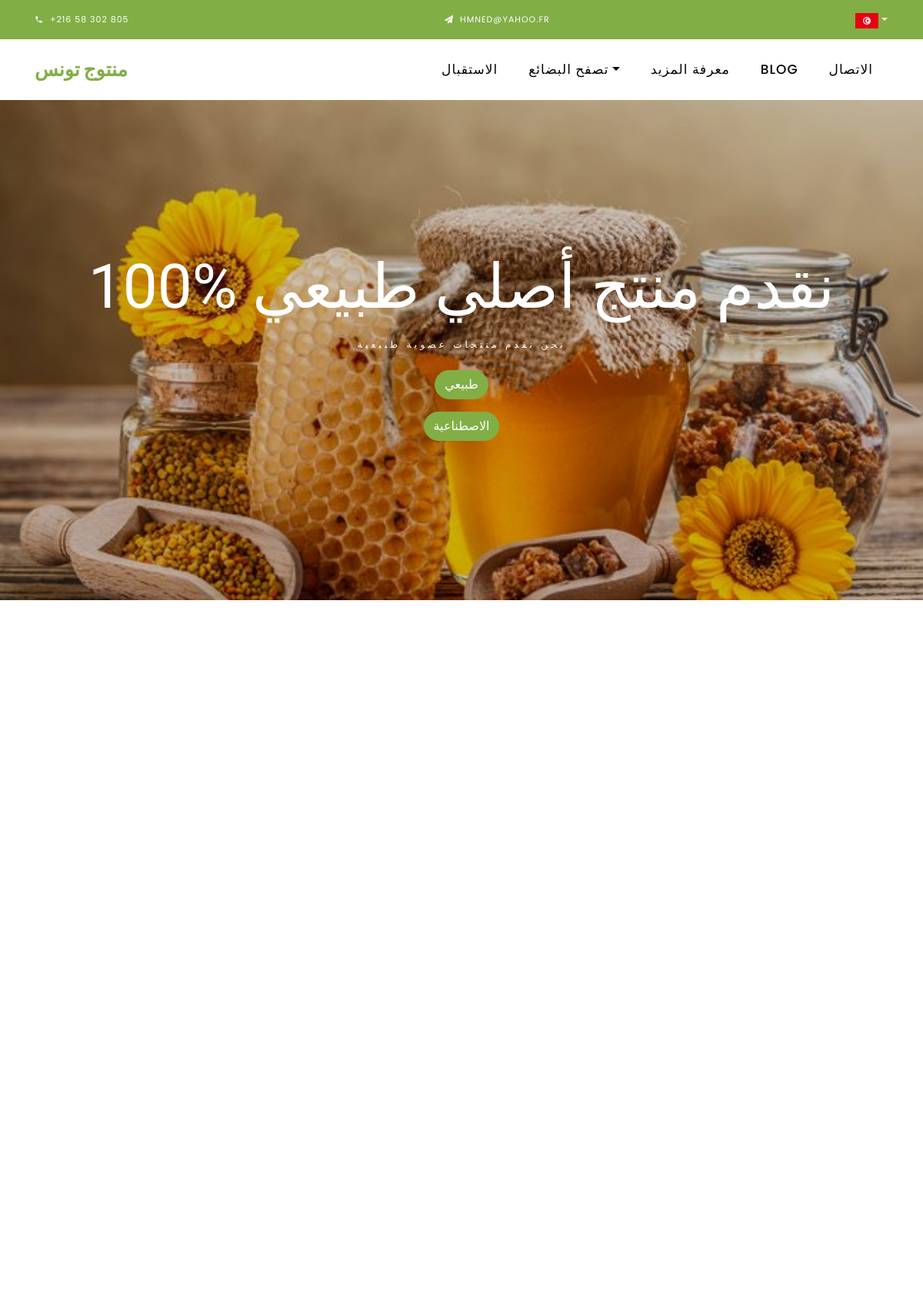
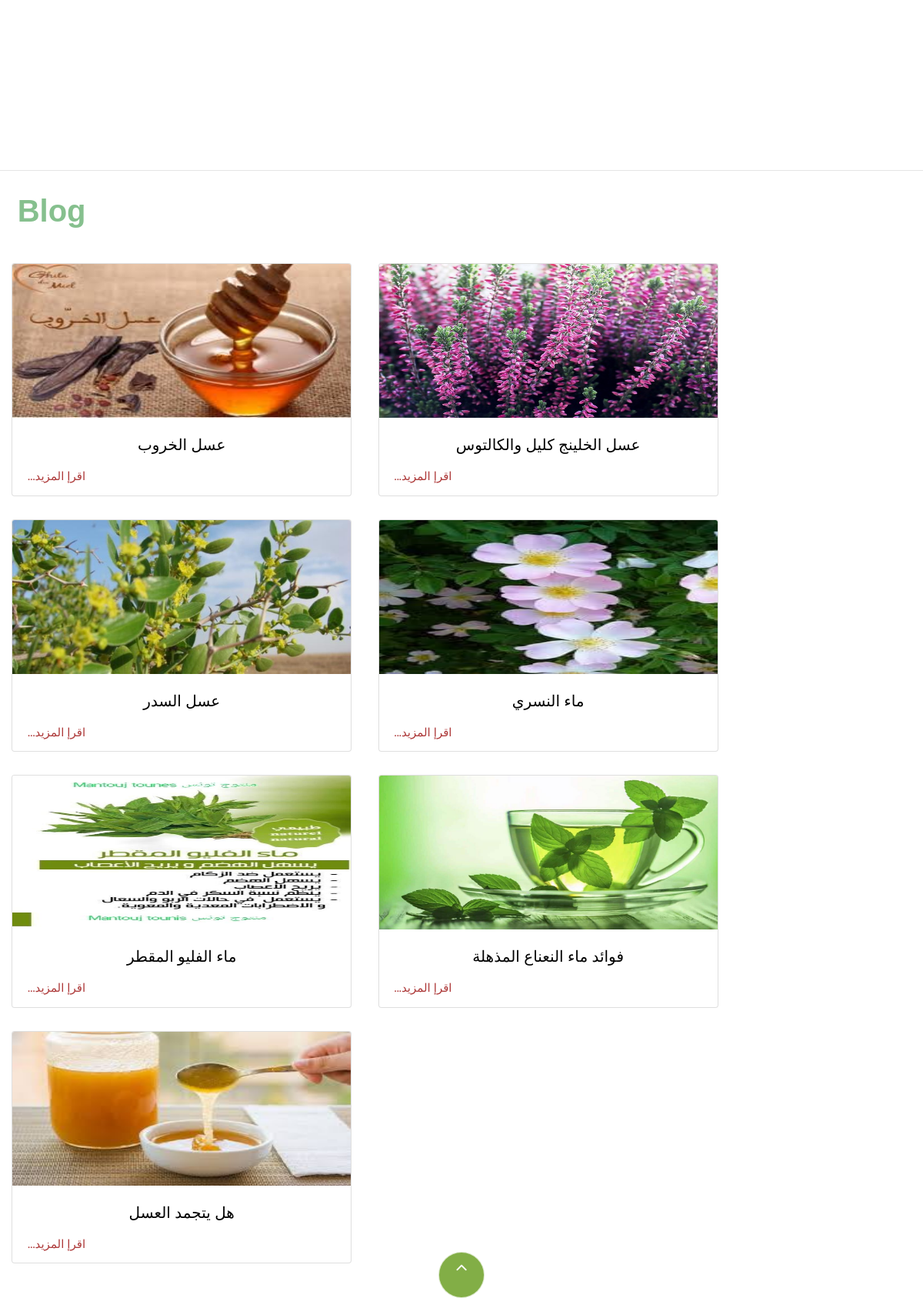
/ar/ (upper part), run on the app's committed database (2 pictures, top to bottom).
### ar/models.py (models this page shows, shortened)
class HomeSliders(models.Model):
    image = models.ImageField(upload_to='pics')

class Blog(models.Model):
    image = models.ImageField(upload_to='pics')
    Title = models.CharField(max_length=5000)
    body = models.TextField(max_length=10020)
    Imgwidth = models.IntegerField()
    Imgheight = models.IntegerField()

### ar/views.py (the view)
# urls.py: path('', views.index, name='index'),
def index(request):
    blog = Blog.objects.all()
    sliders = HomeSliders.objects.all()
    products = HomeProducts.objects.all()[0]
    return render(request, 'arab/indexar.html', context={'sliders': sliders, 'products': products, 'blog': blog})

### template/arab/indexar.html (shortened to what this page needs)
{% load static %}
<!DOCTYPE html>
<html lang="en">
<head>
  <link rel="stylesheet" href="{% static 'css/open-iconic-bootstrap.min.css' %}" />
  <link rel="stylesheet" href="{% static 'css/animate.css' %}" />
  <link rel="stylesheet" href="{% static 'css/owl.carousel.min.css' %}" />
  <link rel="stylesheet" href="{% static 'css/owl.theme.default.min.css' %}" />
  <link rel="stylesheet" href="{% static 'css/magnific-popup.css' %}" />
  <link rel="stylesheet" href="{% static 'css/aos.css' %}" />
  <link rel="stylesheet" href="{% static 'css/ionicons.min.css' %}" />
  <link rel="stylesheet" href="{% static 'css/bootstrap-datepicker.css' %}" />
  <link rel="stylesheet" href="{% static 'css/jquery.timepicker.css' %}" />
  <link rel="stylesheet" href="{% static 'css/flaticon.css' %}" />
  <link rel="stylesheet" href="{% static 'css/icomoon.css' %}" />
  <link rel="stylesheet" href="{% static 'css/style.css' %}" />
</head>
<body class="goto-here">
  <div class="py-1 bg-primary">
    <div class="container">
      <div class="row no-gutters d-flex align-items-start align-items-center px-md-0">
        <div class="col-lg-12 d-block">
          <div class="row d-flex">
            <div class="col-md pr-4 d-flex topper align-items-center">
              <div class="icon mr-2 d-flex justify-content-center align-items-center">
                <span class="icon-phone2"></span>
              </div>
              <span class="text">+216 58 302 805</span>
            </div>
            <div class="col-md pr-4 d-flex topper align-items-center">
              <div class="icon mr-2 d-flex justify-content-center align-items-center">
                <span class="icon-paper-plane"></span>
              </div>
              <span class="text">Hmned@yahoo.fr</span>
            </div>
            <div class="#">
              <a class="nav-link dropdown-toggle" href="#" id="dropdown04" data-toggle="dropdown" aria-haspopup="true"
                aria-expanded="false" style="color: blanchedalmond;"><img src="{% static 'images/tn.svg' %}" alt=""
                  width="30px" length="30px" /></a>
            </div>
          </div>
        </div>
      </div>
    </div>
  </div>
  <nav class="navbar navbar-expand-lg navbar-dark ftco_navbar bg-dark ftco-navbar-light" id="ftco-navbar">
    <div class="container">
      <a class="navbar-brand" href="/">منتوج تونس</a>
      <div class="collapse navbar-collapse" id="ftco-nav">
        <ul class="navbar-nav ml-auto">
          <li class="nav-item active"><a href="/ar" class="nav-link">الاستقبال</a></li>
          <li class="nav-item dropdown">
            <a class="nav-link dropdown-toggle" href="#" id="dropdown04" data-toggle="dropdown" aria-haspopup="true"
              aria-expanded="false">تصفح البضائع</a>
          </li>
          <li class="nav-item">
            <a href="/ar/about" class="nav-link">معرفة المزيد</a>
          </li>
          <li class="nav-item">
            <a href="/ar/blog" class="nav-link">Blog</a>
          </li>
          <li class="nav-item">
            <a href="/ar/contact" class="nav-link">الاتصال</a>
          </li>
        </ul>
      </div>
    </div>
  </nav>
  <section id="home-section" class="hero">
    <div class="home-slider owl-carousel">
      {% for slider in sliders %}
      <div class="slider-item" style="background-image: url({{ slider.image.url }});">
        <div class="overlay"></div>
        <div class="container">
          <div class="row slider-text justify-content-center align-items-center" data-scrollax-parent="true">
            <div class="col-md-12 ftco-animate text-center">
              <h1 class="mb-2" style=" font-size: 5rem;">
                نقدم منتج أصلي طبيعي %100
              </h1>
              <h2 class="subheading mb-4">
                نحن نقدم منتجات عضوية طبيعية
              </h2>
              <p><a href="shop" class="btn btn-primary">طبيعي</a></p>
              <p><a href="artisanal" class="btn btn-primary">الاصطناعية</a></p>
            </div>
          </div>
        </div>
      </div>
      {% endfor %}
    </div>
  </section>
  <section class="ftco-section">
    <div class="container">
      <div class="row no-gutters ftco-services">
      </div>
    </div>
  </section>
  <section class="ftco-section">
    <div class="container">
      <div class="row justify-content-center mb-3 pb-3">
      </div>
    </div>
    <div class="container">
      <div class="row">
      </div>
    </div>
  </section>
  <hr/>
  <h1 style="font-family:'Trebuchet MS','Lucida Sans Unicode', 'Lucida Grande','Lucida Sans', Arial, sans-serif ;color:rgba(2, 124, 18, 0.479); font-size: 40px; margin:0.6cm;"><b>Blog</b></h1>
  {% for a in blog %}
  <div class="card" style="width: 11.7cm; margin:0.4cm; display:inline-block; height: 8cm;">
    <img class="card-img-top" src="{{ a.image.url }}" alt="Card image cap" height={{ a.Imgheight }} width={{ a.Imgwidth }}>
    <div class="card-body">
      <h5 class="card-title" align="center">{{ a.Title }}</h5>
      <a href="/ar/blog#{{ a.Title }}" class="card-link">...اقرإ المزيد</a>
    </div>
  </div>
   {% endfor %}
  <footer class="ftco-footer ftco-section" style="padding-top: 20em;">
    <div class="container">
      <div class="row">
        <div class="mouse">
          <a href="#" class="mouse-icon">
            <div class="mouse-wheel">
              <span class="ion-ios-arrow-up"></span>
            </div>
          </a>
        </div>
      </div>
    </div>
  </footer>
</body>
</html>

### static/css/icomoon.css (style rules this page uses)
[class^="icon-"], [class*=" icon-"] { font-family: 'icomoon' !important; speak: none; font-style: normal; font-weight: normal; font-variant: normal; text-transform: none; line-height: 1; -webkit-font-smoothing: antialiased; -moz-osx-font-smoothing: grayscale; }
.icon-paper-plane:before { content: "\f1d8"; }
.icon-phone2:before { content: "\e0cd"; }

### template/arab/indexar.html (style rules this page uses)
nav { font-size: 20px; }

### data on the page
HomeSliders: image (picture)
Blog: image (picture), Title "عسل الخروب"
Blog: image (picture), Title "عسل الخلينج كليل والكالتوس"
Blog: image (picture), Title "عسل السدر"
Blog: image (picture), Title "ماء النسري"
Blog: image (picture), Title "ماء الفليو المقطر"
Blog: image (picture), Title "فوائد ماء النعناع المذهلة"
Blog: image (picture), Title "هل يتجمد العسل"
